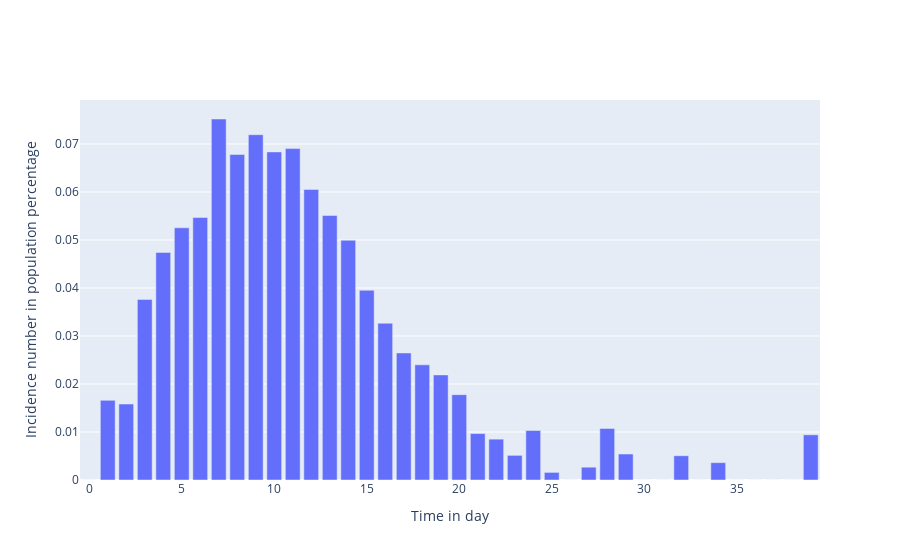

Notebook source saved alongside this figure:
### Markdown cell above
### Generate fake data

### Code cell
# Generate fake data
standard_deviation = 0.005
noise = np.random.normal(loc=0, scale=standard_deviation, size=len(times))
incidence_data = result[:, 4] + noise

# Set negative incidences to zero
mask = incidence_data < 0
incidence_data[mask] = np.zeros(shape=len(incidence_data[mask]))

# Visualise data
fig = go.Figure()

# Plot of incidences
fig.add_trace(
    go.Bar(
        x=times,
        y=incidence_data,
        name='Incidences'
    )
)

# Add axis labels
fig.update_layout(
    xaxis_title='Time in day',
    yaxis_title='Incidence number in population percentage'
)

fig.show()

### Figure 1 — Plotly figure (JSON) as saved in the notebook; plotly's stock layout.template omitted (floating-point values rounded to 4 significant figures)
{"data": [{"name": "Incidences", "type": "bar", "x": [0, 1, 2, 3, 4, 5, 6, 7, 8, 9, 10, 11, 12, 13, 14, 15, 16, 17, 18, 19, 20, 21, 22, 23, 24, 25, 26, 27, 28, 29, 30, 31, 32, 33, 34, 35, 36, 37, 38, 39], "y": [0, 0.01659, 0.01583, 0.03762, 0.04741, 0.05254, 0.05468, 0.07521, 0.06782, 0.07194, 0.06835, 0.06904, 0.06053, 0.0551, 0.04995, 0.03952, 0.03266, 0.02646, 0.02399, 0.02189, 0.01778, 0.009676, 0.008507, 0.005136, 0.01031, 0.001582, 0, 0.002668, 0.01073, 0.005412, 0, 0, 0.005049, 0, 0.003609, 0, 0, 0, 0, 0.009413]}], "layout": {"xaxis": {"title": {"text": "Time in day"}}, "yaxis": {"title": {"text": "Incidence number in population percentage"}}}}
